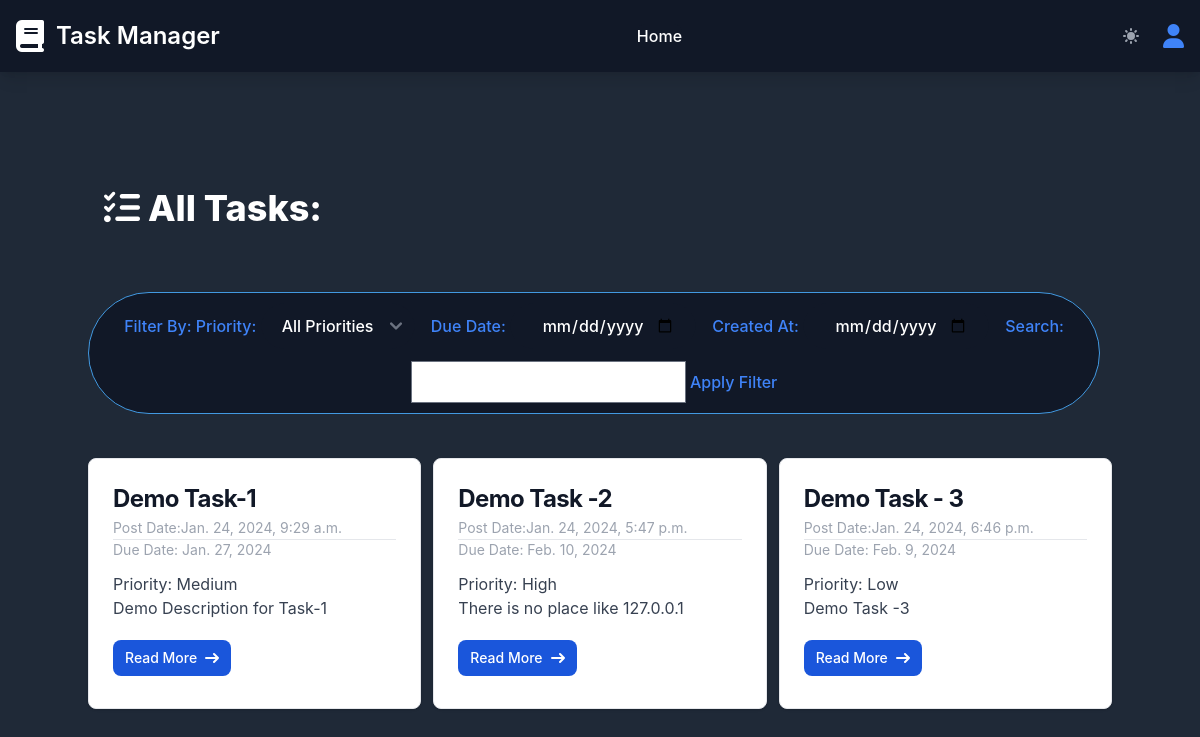
The page / on the database its author committed.
### task/models.py (models this page shows, shortened)
class Task(TimeStamp):
    title = models.CharField(max_length=255)
    slug = models.SlugField(unique=True)
    description = models.TextField()
    priority = models.CharField(max_length=10, choices=PRIORITY_CHOICES)
    due_date = models.DateField(null=True, blank=True)
    is_completed = models.BooleanField(default=False)
    completed_by = models.ForeignKey(User, related_name='task',default=None,null=True, on_delete=models.SET_NULL)

### core/views.py (the view)
# urls.py: path('', HomeView.as_view(), name='homepage'),
class HomeView(TemplateView):
    template_name = 'core/home.html'
    def get_context_data(self, **kwargs):
        context = super().get_context_data(**kwargs)
        priority_filter = self.request.GET.get('priority', None)
        due_date_filter = self.request.GET.get('due_date', None)
        created_at_filter = self.request.GET.get('created_at', None)
        search_query = self.request.GET.get('search', None)
        queryset = Task.objects.all()
        if priority_filter:
            context['data'] = Task.objects.filter(priority=priority_filter)
        if due_date_filter:
            queryset = queryset.filter(due_date=due_date_filter)
        if created_at_filter:
            queryset = queryset.filter(created_at__date=created_at_filter)
        if search_query:
            queryset = queryset.filter(title__icontains=search_query)
        context['data'] = queryset
        return context

### core/templates/core/home.html (shortened to what this page needs)
{% extends "core/base.html" %} {% block title %}Home{% endblock title %}
{%block content %}
        <div class="md:container md:mx-auto mt-5">
        <div class="p-4 mb-4 text-black dark:text-white rounded-lg text-4xl font-extrabold bg-slate-700">
                <i class="fas fa-tasks"></i>
                All Tasks:
            </div>
            <caption class="p-5 text-lg font-semibold text-left rtl:text-right text-white bg-gray-800">
                <div class="flex items-center justify-center py-4 md:py-8 flex-wrap">
                    <form action="" method="get" class="border  focus:outline-none rounded-full text-base font-medium px-5 py-2.5 text-center me-3 mb-3 border-blue-500 text-blue-500  bg-gray-900 ">
                        Filter By:
                        <label for="priority">Priority:</label>
                        <select id="priority" name="priority" class="text-gray-900 border border-white hover:border-gray-200 dark:border-gray-900 dark:bg-gray-900 dark:hover:border-gray-700 bg-white focus:ring-4 focus:outline-none focus:ring-gray-300 rounded-full text-base font-medium px-5 py-2.5 text-center me-3 mb-3 dark:text-white dark:focus:ring-gray-800">
                        <option type="submit" value="">All Priorities</option>
                        </select>
                        <label for="due_date">Due Date:</label>
                        <input class="text-gray-900 border border-white hover:border-gray-200 dark:border-gray-900 dark:bg-gray-900 dark:hover:border-gray-700 bg-white focus:ring-4 focus:outline-none focus:ring-gray-300 rounded-full text-base font-medium px-5 py-2.5 text-center me-3 mb-3 dark:text-white dark:focus:ring-gray-800" type="date" id="due_date" name="due_date">
                        <label for="created_at">Created At:</label>
                        <input class="text-gray-900 border border-white hover:border-gray-200 dark:border-gray-900 dark:bg-gray-900 dark:hover:border-gray-700 bg-white focus:ring-4 focus:outline-none focus:ring-gray-300 rounded-full text-base font-medium px-5 py-2.5 text-center me-3 mb-3 dark:text-white dark:focus:ring-gray-800" type="date" name="created_at" id="created_at">
                        <label for="search">Search:</label>
                        <input type="text" name="search" id="search" value="{{ request.GET.search }}">
                        <button type="submit">Apply Filter</button>
                    </form>
                </div>
            </caption>
        <div class="grid grid-cols-2 md:grid-cols-3 gap-3">
            {% for task in data %}
            <div>
                <div class="max-w-sm p-6 bg-white border border-gray-200 rounded-lg shadow">
                    <h5 class="text-2xl font-bold tracking-tight text-gray-900">{{task.title}}</h5>
                    <span class="text-sm text-gray-500 dark:text-gray-400">Post Date:{{task.created_at}}</span>
                    <hr>
                    <p class="mb-3 text-sm text-gray-500 dark:text-gray-400">Due Date: {{task.due_date}}</p>
                    <p class="font-normal text-gray-700">Priority: {{task.priority}}</p>
                    <p class="mb-3 font-normal text-gray-700">{{task.description | truncatewords:20}}</p>
                    <a href="{% url "detail_task" task.slug %}" class="inline-flex items-center px-3 my-2 py-2 text-sm font-medium text-center text-white bg-blue-700 rounded-lg hover:bg-blue-800 focus:ring-4 focus:outline-none focus:ring-blue-300">
                        Read More
                        <svg class="rtl:rotate-180 w-3.5 h-3.5 ms-2" aria-hidden="true" xmlns="http://www.w3.org/2000/svg" fill="none" viewBox="0 0 14 10">
                            <path stroke="currentColor" stroke-linecap="round" stroke-linejoin="round" stroke-width="2" d="M1 5h12m0 0L9 1m4 4L9 9"/>
                        </svg>
                    </a>
                </div>
            </div>
            {% endfor %}
        </div>
    </div>
{% endblock content %}

### rows shown on the page
Task: title "Demo Task-1", created_at "Jan. 24, 2024, 9:29 a.m.", due_date "Jan. 27, 2024", priority "Medium", description "Demo Description for Task-1"
Task: title "Demo Task -2", created_at "Jan. 24, 2024, 5:47 p.m.", due_date "Feb. 10, 2024", priority "High", description "There is no place like 127.0.0.1"
Task: title "Demo Task - 3", created_at "Jan. 24, 2024, 6:46 p.m.", due_date "Feb. 9, 2024", priority "Low", description "Demo Task -3"
